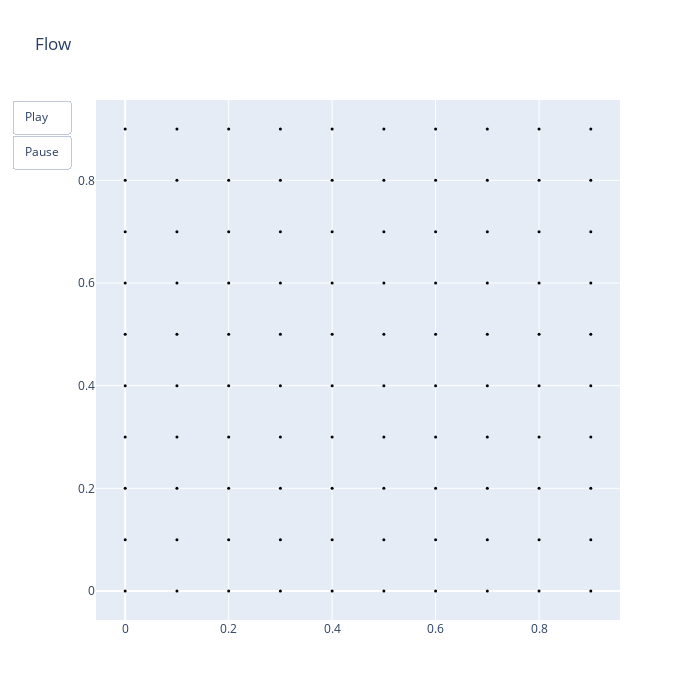

Notebook code for this chart:
### Code cell
fig = fl.anim(50, dt=0, marker=dict(color='black'))
fig.show()

### Figure 1 — Plotly figure (JSON) as saved in the notebook; plotly's stock layout.template omitted (floating-point values rounded to 4 significant figures)
{"data": [{"marker": {"color": "black", "size": 3}, "mode": "markers", "type": "scatter", "x": [0, 0.1, 0.2, 0.3, 0.4, 0.5, 0.6, 0.7, 0.8, 0.9, 0, 0.1, 0.2, 0.3, 0.4, 0.5, 0.6, 0.7, 0.8, 0.9, 0, 0.1, 0.2, 0.3, 0.4, 0.5, 0.6, 0.7, 0.8, 0.9, 0, 0.1, 0.2, 0.3, 0.4, 0.5, 0.6, 0.7, 0.8, 0.9, 0, 0.1, 0.2, 0.3, 0.4, 0.5, 0.6, 0.7, 0.8, 0.9, 0, 0.1, 0.2, 0.3, 0.4, 0.5, 0.6, 0.7, 0.8, 0.9, 0, 0.1, 0.2, 0.3, 0.4, 0.5, 0.6, 0.7, 0.8, 0.9, 0, 0.1, 0.2, 0.3, 0.4, 0.5, 0.6, 0.7, 0.8, 0.9, 0, 0.1, 0.2, 0.3, 0.4, 0.5, 0.6, 0.7, 0.8, 0.9, 0, 0.1, 0.2, 0.3, 0.4, 0.5, 0.6, 0.7, 0.8, 0.9], "y": [0, 0, 0, 0, 0, 0, 0, 0, 0, 0, 0.1, 0.1, 0.1, 0.1, 0.1, 0.1, 0.1, 0.1, 0.1, 0.1, 0.2, 0.2, 0.2, 0.2, 0.2, 0.2, 0.2, 0.2, 0.2, 0.2, 0.3, 0.3, 0.3, 0.3, 0.3, 0.3, 0.3, 0.3, 0.3, 0.3, 0.4, 0.4, 0.4, 0.4, 0.4, 0.4, 0.4, 0.4, 0.4, 0.4, 0.5, 0.5, 0.5, 0.5, 0.5, 0.5, 0.5, 0.5, 0.5, 0.5, 0.6, 0.6, 0.6, 0.6, 0.6, 0.6, 0.6, 0.6, 0.6, 0.6, 0.7, 0.7, 0.7, 0.7, 0.7, 0.7, 0.7, 0.7, 0.7, 0.7, 0.8, 0.8, 0.8, 0.8, 0.8, 0.8, 0.8, 0.8, 0.8, 0.8, 0.9, 0.9, 0.9, 0.9, 0.9, 0.9, 0.9, 0.9, 0.9, 0.9]}], "layout": {"height": 700, "scene": {"aspectmode": "cube", "camera": {"eye": {"x": 0, "y": 0, "z": 1}}, "xaxis": {"autorange": false, "range": [-1, 1], "visible": true}, "yaxis": {"autorange": false, "range": [-1, 1], "visible": true}, "zaxis": {"autorange": false, "range": [-1, 1], "visible": false}}, "title": {"text": "Flow"}, "updatemenus": [{"buttons": [{"args": [null, {"frame": {"duration": 0, "redraw": true}, "fromcurrent": true}], "label": "Play", "method": "animate"}, {"args": [[null], {"frame": {"duration": 0, "redraw": false}, "mode": "immediate", "transition": {"duration": 0}}], "label": "Pause", "method": "animate"}], "showactive": false, "type": "buttons"}], "width": 700}}
